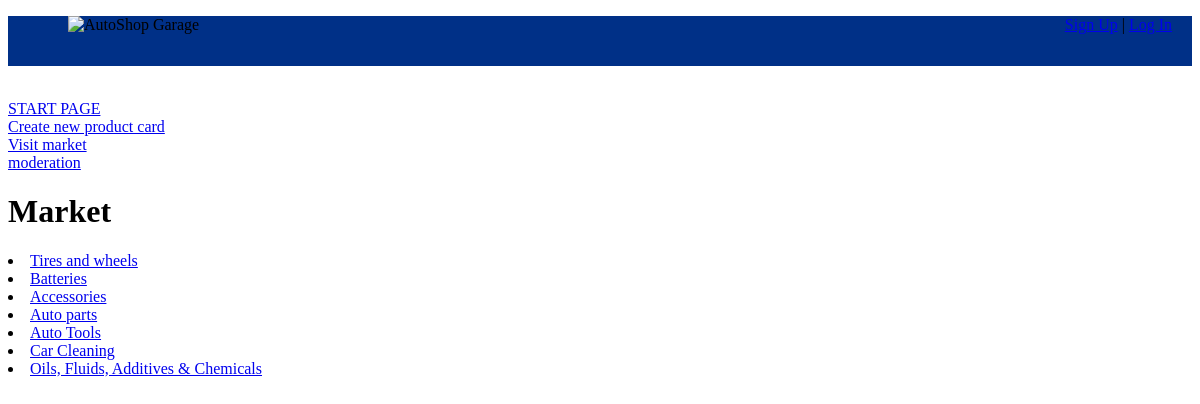
The page /market/ on the database as committed earlier.
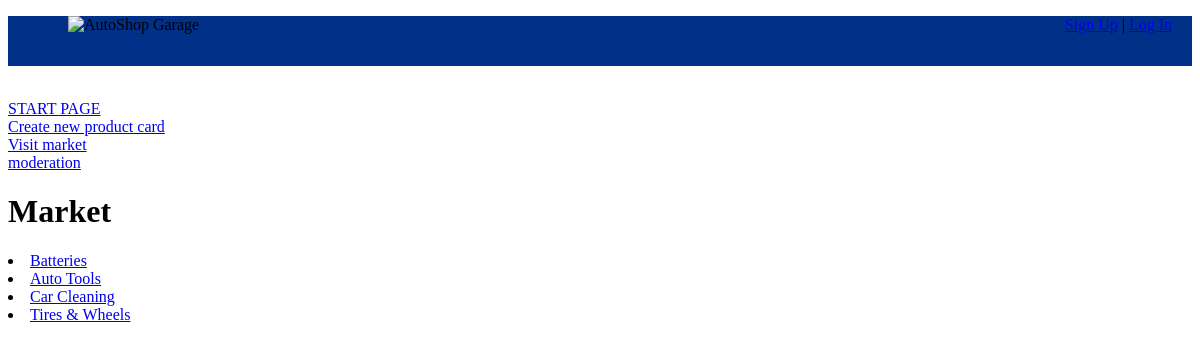
The same page on the database as committed later.
### goods/models.py (models this page shows, shortened)
class Category(models.Model):
    name = models.CharField(max_length=100)
    slug = models.SlugField(default='', null=False, db_index=True)
    def get_url(self):
        return reverse('category-detail', args=[self.slug])

### goods/views.py (the view)
# urls.py: path('market/', include('goods.urls')),
def market(request):
    categories = Category.objects.all()
    return render(request, 'goods/market.html', context={
        'categories':categories
    })

### goods/templates/goods/market.html (shortened to what this page needs)
{% extends 'base.html' %}
{% block content %}
    <h1>Market</h1>
    {% for category in categories %}
        <li><a href="{{ category.get_url}}">{{ category.name }}</a></li>
    {% endfor %}
{% endblock %}

Rows that differ between the two databases and show on the page:
removed Category: name "Tires and wheels"
removed Category: name "Accessories"
removed Category: name "Auto parts"
removed Category: name "Oils, Fluids, Additives & Chemicals"
added Category: name "Tires & Wheels"
